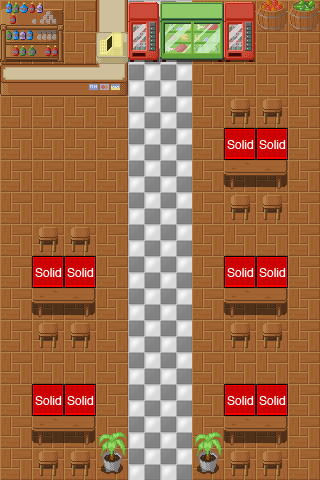

A 2D game scene composited from a Tiled map and its tileset images. What follows is a short description and the map's XML, with each tile layer's data collapsed to a summary:
An orthogonal 10x15 tile map with 32x32 px tiles, 3 tile layers (Tile Layer 1, Forground, collision), 2 tilesets and 2 objects (me.LevelEntity, mainPlayer).

<map version="1.0" orientation="orthogonal" width="10" height="15" tilewidth="32" tileheight="32">
 <tileset firstgid="1" name="free_tileset_version_10" tilewidth="32" tileheight="32">
  <image source="../img/map/free_tileset_version_10.png" width="480" height="1216" />
 </tileset>
 <tileset firstgid="571" name="metatiles32x32" tilewidth="32" tileheight="32">
  <image source="../img/map/metatiles32x32.png" width="160" height="32" />
  <tile id="0">
   <properties>
    <property name="type" value="solid" />
   </properties>
  </tile>
 </tileset>
 <layer name="Tile Layer 1" width="10" height="15">
  <data>[150 cells, 150 non-empty, 2 distinct tile ids]</data>
 </layer>
 <layer name="Forground" width="10" height="15">
  <data>[150 cells, 60 non-empty, 27 distinct tile ids]</data>
 </layer>
 <layer name="collision" width="10" height="15">
  <data>[150 cells, 10 non-empty, 1 distinct tile ids]</data>
 </layer>
 <objectgroup name="Doors" width="10" height="15">
  <object name="me.LevelEntity" x="128" y="448" width="64" height="32">
   <properties>
    <property name="to" value="land_am" />
   </properties>
  </object>
  <object name="mainPlayer" x="150" y="404" width="22" height="32">
   <properties>
    <property name="image" value="gripe_run_right_small_cropped" />
    <property name="spritewidth" value="22" />
   </properties>
  </object>
 </objectgroup>
</map>
